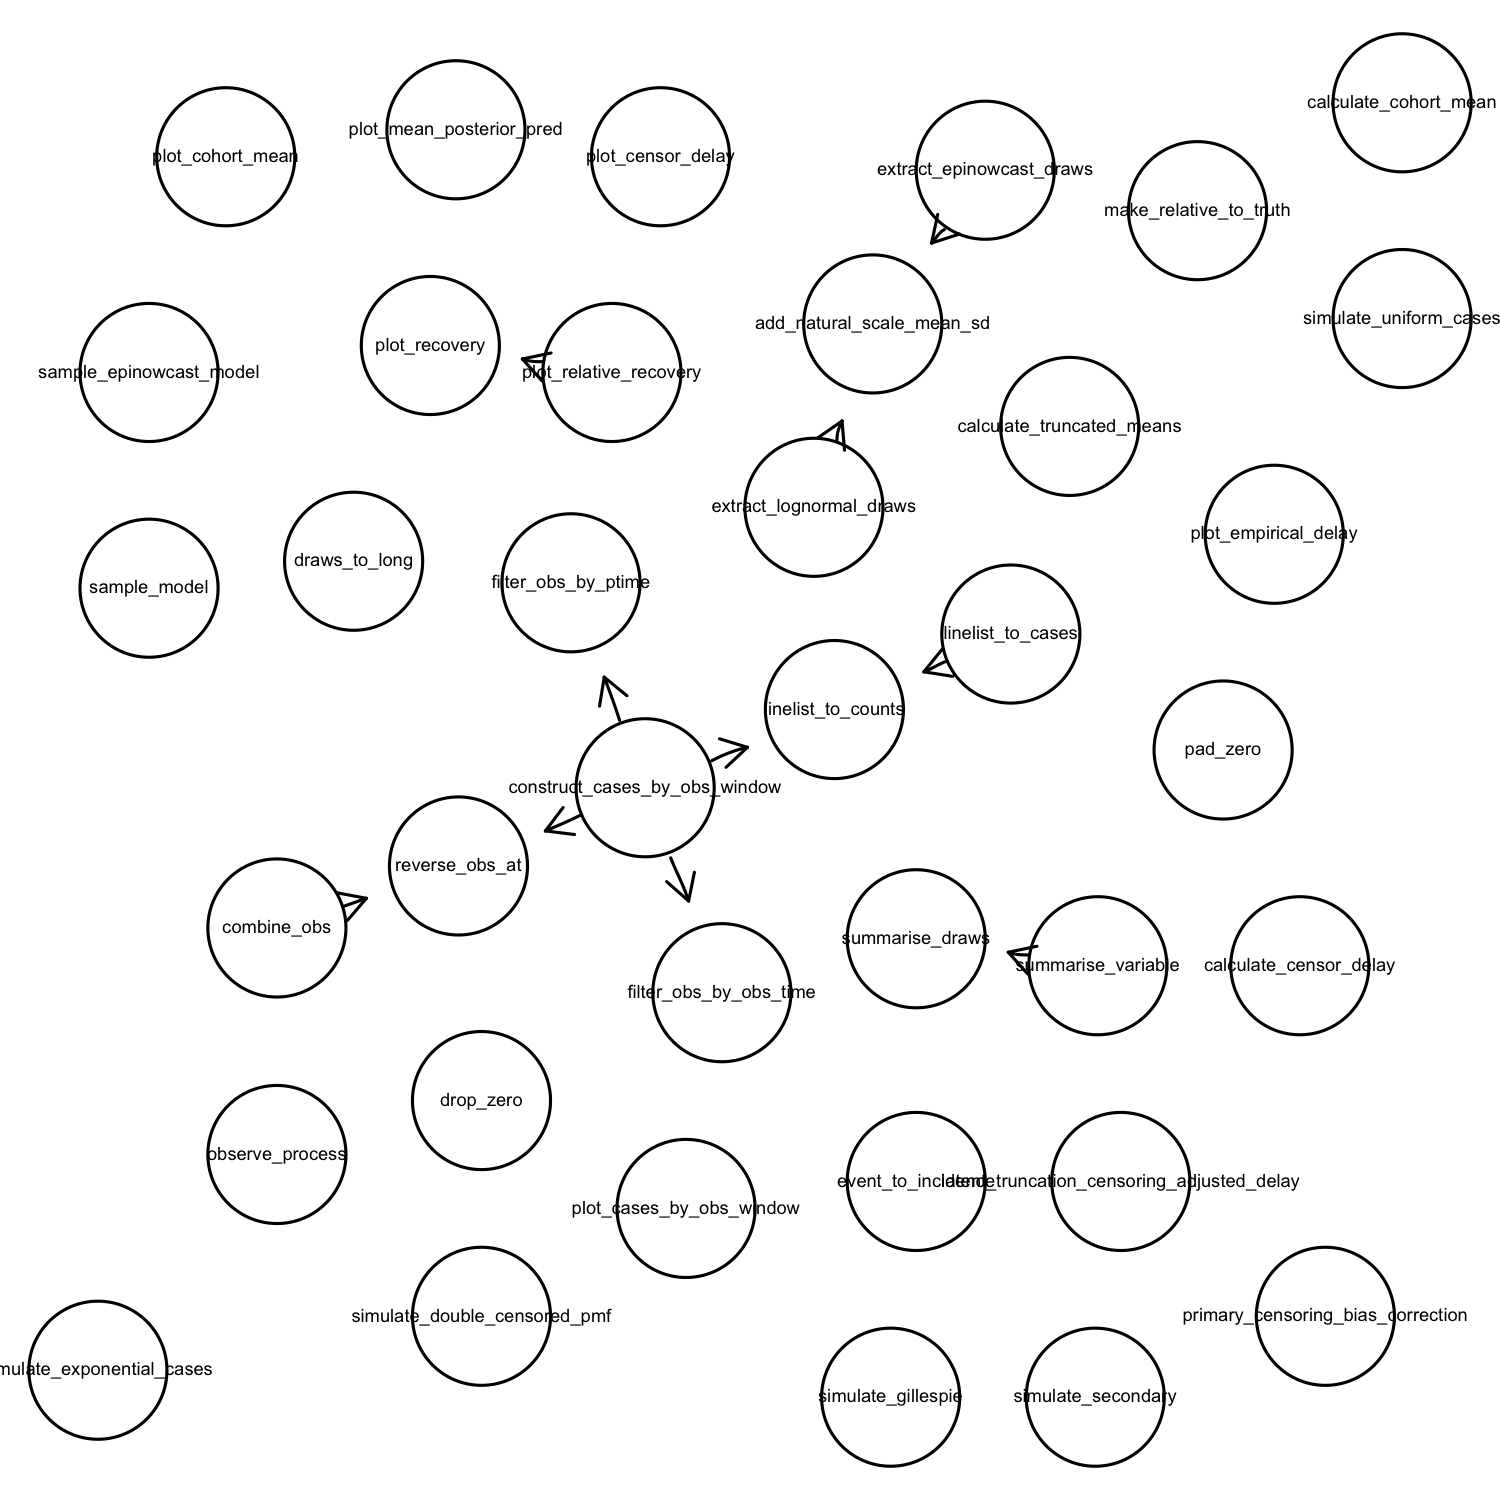

Reproduce this figure in R.
library(CodeDepends)

gg <- CodeDepends::makeCallGraph("package:epidist")
gg <- layoutGraph(gg, layoutType = "neato")
graph.par(list(nodes = list(fontsize = 40)))

png(filename = "inst/code_depends.png", width = 5, height = 5, units = "in", res = 300)
renderGraph(gg)
dev.off()
